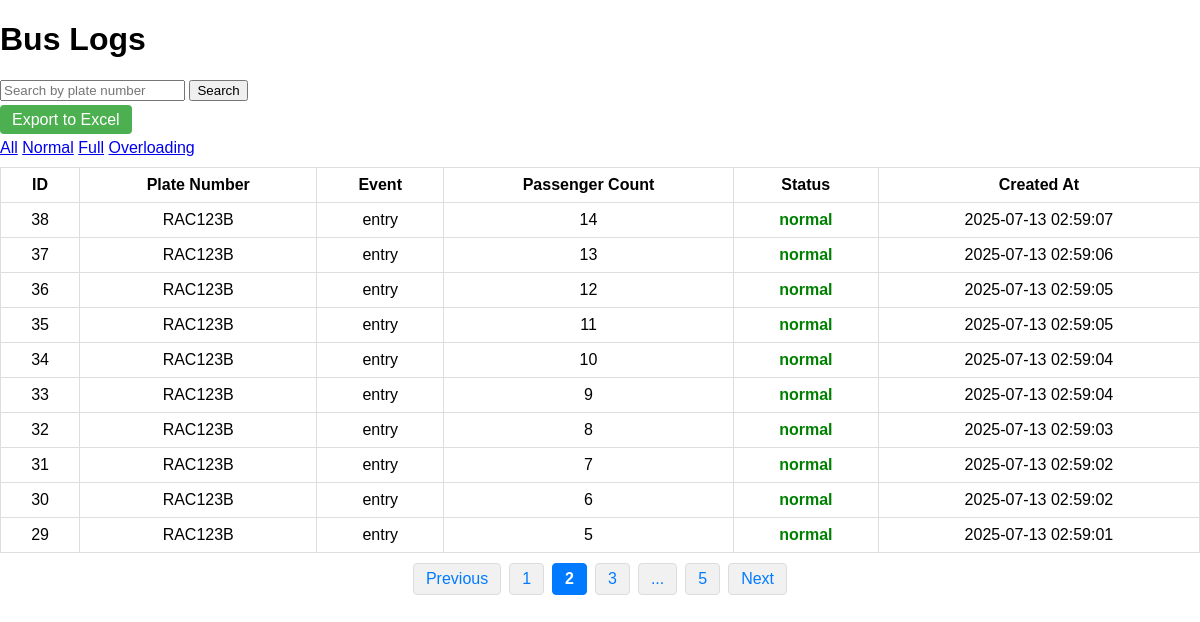
/admin/view_logs.php?page=2, run on the app's committed database.
### tables this page shows
CREATE TABLE `bus_logs` (
  `id` int(11) NOT NULL,
  `bus_id` int(11) DEFAULT NULL,
  `event` varchar(50) DEFAULT NULL,
  `passenger_count` int(11) DEFAULT NULL,
  `status` varchar(50) DEFAULT NULL,
  `created_at` datetime DEFAULT current_timestamp()
);

CREATE TABLE `buses` (
  `bus_id` int(11) NOT NULL,
  `plate_number` varchar(20) NOT NULL,
  `capacity` int(11) DEFAULT 18,
  `status` varchar(20) DEFAULT 'active',
  `driver_id` int(11) DEFAULT NULL
);

### admin/view_logs.php (the view, shortened to what this page needs)
<?php
require_once '../database/db.php';
$search = $_GET['search'] ?? '';
$filter = $_GET['filter'] ?? '';
$page = isset($_GET['page']) && is_numeric($_GET['page']) ? (int)$_GET['page'] : 1;
$logsPerPage = 10;
$offset = ($page - 1) * $logsPerPage;
$where = "WHERE 1";
$params = [];
$countStmt = $conn->prepare("
    SELECT COUNT(*) FROM bus_logs bl
    JOIN buses b ON bl.bus_id = b.bus_id
    $where
");
$countStmt->execute($params);
$totalLogs = $countStmt->fetchColumn();
$totalPages = ceil($totalLogs / $logsPerPage);
$sql = "
    SELECT bl.id, b.plate_number, bl.event, bl.passenger_count, bl.status, bl.created_at
    FROM bus_logs bl
    JOIN buses b ON bl.bus_id = b.bus_id
    $where
    ORDER BY bl.created_at DESC
    LIMIT $logsPerPage OFFSET $offset
";
$stmt = $conn->prepare($sql);
$stmt->execute($params);
$logs = $stmt->fetchAll(PDO::FETCH_ASSOC);
?>
<!DOCTYPE html>
<html lang="en">
<head>
<link rel="stylesheet" href="../assets/style.css" />
</head>
<body>
<h1>Bus Logs</h1>
<form method="get" class="search">
    <input type="text" name="search" placeholder="Search by plate number" value="<?= htmlspecialchars($search) ?>" />
    <input type="submit" value="Search" />
</form>
<div class="export">
    <a href="export_logs.php?<?= http_build_query(['search' => $search, 'filter' => $filter]) ?>"
       style="padding:6px 12px; background:#4CAF50; color:white; text-decoration:none; border-radius:4px;">
       Export to Excel
    </a>
</div>
<div class="filters">
    <a href="?">All</a>
    <a href="?filter=normal<?= $search ? '&search=' . urlencode($search) : '' ?>">Normal</a>
    <a href="?filter=full<?= $search ? '&search=' . urlencode($search) : '' ?>">Full</a>
    <a href="?filter=overloading<?= $search ? '&search=' . urlencode($search) : '' ?>">Overloading</a>
</div>
<div class="table-responsive">
<table>
<thead>
    <tr>
        <th>ID</th>
        <th>Plate Number</th>
        <th>Event</th>
        <th>Passenger Count</th>
        <th>Status</th>
        <th>Created At</th>
    </tr>
</thead>
<tbody>
<?php if ($logs): ?>
    <?php foreach ($logs as $log): ?>
        <?php
            $statusClass = '';
            if ($log['status'] == 'normal') $statusClass = 'status-normal';
            elseif ($log['status'] == 'full') $statusClass = 'status-full';
            elseif ($log['status'] == 'overloading') $statusClass = 'status-overloading';
        ?>
        <tr>
            <td><?= htmlspecialchars($log['id']) ?></td>
            <td><?= htmlspecialchars($log['plate_number']) ?></td>
            <td><?= htmlspecialchars($log['event']) ?></td>
            <td><?= htmlspecialchars($log['passenger_count']) ?></td>
            <td class="<?= $statusClass ?>"><?= htmlspecialchars($log['status']) ?></td>
            <td><?= htmlspecialchars($log['created_at']) ?></td>
        </tr>
    <?php endforeach; ?>
<?php else: ?>
    <tr><td colspan="6">No logs found.</td></tr>
<?php endif; ?>
</tbody>
</table>
</div>
<div class="pagination">
    <?php if ($totalPages > 1): ?>
        <?php
        $queryBase = '?';
        $start = max(1, $page - 1);
        $end = min($totalPages, $page + 1);
        ?>
        <?php if ($page > 1): ?>
            <a href="<?= $queryBase . 'page=' . ($page-1) ?>">Previous</a>
        <?php else: ?>
            <span class="disabled">Previous</span>
        <?php endif; ?>
        <a href="<?= $queryBase . 'page=1' ?>" <?= $page==1 ? 'class="active"' : '' ?>>1</a>
        <?php
        for ($p = $start; $p <= $end; $p++) {
            if ($p != 1 && $p != $totalPages) {
                echo '<a href="' . $queryBase . 'page=' . $p . '"' . ($p==$page ? ' class="active"' : '') . '>' . $p . '</a>';
            }
        }
        ?>
        <?php if ($end < $totalPages - 1): ?>
            <span>...</span>
        <?php endif; ?>
        <?php if ($totalPages > 1): ?>
            <a href="<?= $queryBase . 'page=' . $totalPages ?>" <?= $page==$totalPages ? 'class="active"' : '' ?>><?= $totalPages ?></a>
        <?php endif; ?>
        <?php if ($page < $totalPages): ?>
            <a href="<?= $queryBase . 'page=' . ($page+1) ?>">Next</a>
        <?php else: ?>
            <span class="disabled">Next</span>
        <?php endif; ?>
    <?php endif; ?>
</div>
</body>
</html>

### assets/style.css (style rules this page uses)
body { font-family:sans-serif; margin:20px; }
table { border-collapse:collapse; }
td,th { border:1px solid #ccc; padding:5px; }
body { margin: 0; font-family: Arial, sans-serif; }

### admin/view_logs.php (style rules this page uses)
.table-responsive { width: 100%; overflow-x: auto; }
table { border-collapse: collapse; width: 100%; min-width: 700px; background: #fff; }
th, td { padding: 8px 12px; border: 1px solid #ddd; text-align: center; }
.status-normal { color: green; font-weight: bold; }
.filters, .pagination, .search { margin: 10px 0; }
.pagination { display: flex; flex-wrap: wrap; gap: 4px; justify-content: center; }
.pagination a, .pagination span { padding: 6px 12px; background: #f1f1f1; color: #007bff; border-radius: 4px; text-decoration: none; border: 1px solid #ddd; transition: background 0.2s, color 0.2s; margin: 0 2px; }
.pagination a:hover, .pagination a.active, .pagination a[style*='font-weight:bold'] { background: #007bff; color: #fff; font-weight: bold; border-color: #007bff; }

### data on the page
bus_logs: id "38", bus.plate_number "RAC123B", event "entry", passenger_count "14", status "normal", created_at "2025-07-13 02:59:07"
bus_logs: id "37", bus.plate_number "RAC123B", event "entry", passenger_count "13", status "normal", created_at "2025-07-13 02:59:06"
bus_logs: id "36", bus.plate_number "RAC123B", event "entry", passenger_count "12", status "normal", created_at "2025-07-13 02:59:05"
bus_logs: id "35", bus.plate_number "RAC123B", event "entry", passenger_count "11", status "normal", created_at "2025-07-13 02:59:05"
bus_logs: id "34", bus.plate_number "RAC123B", event "entry", passenger_count "10", status "normal", created_at "2025-07-13 02:59:04"
bus_logs: id "33", bus.plate_number "RAC123B", event "entry", passenger_count "9", status "normal", created_at "2025-07-13 02:59:04"
bus_logs: id "32", bus.plate_number "RAC123B", event "entry", passenger_count "8", status "normal", created_at "2025-07-13 02:59:03"
bus_logs: id "31", bus.plate_number "RAC123B", event "entry", passenger_count "7", status "normal", created_at "2025-07-13 02:59:02"
bus_logs: id "30", bus.plate_number "RAC123B", event "entry", passenger_count "6", status "normal", created_at "2025-07-13 02:59:02"
bus_logs: id "29", bus.plate_number "RAC123B", event "entry", passenger_count "5", status "normal", created_at "2025-07-13 02:59:01"

### other printed values
$totalPages "5"
